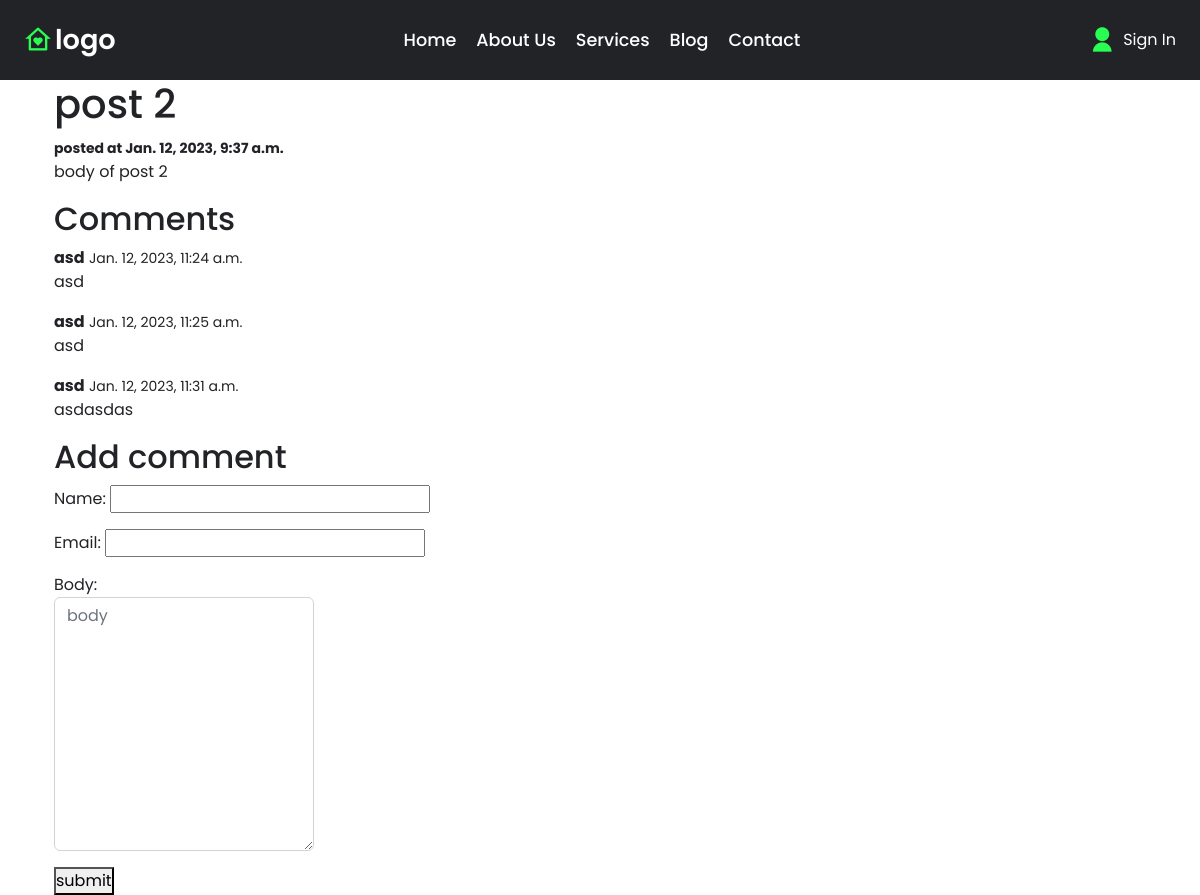
The page /post-2/ on the database its author committed.
### blog/models.py (models this page shows)
class Post (models.Model):
    title = models.CharField(max_length=255)
    slug = models.SlugField()
    intro = models.TextField()
    body = models.TextField()
    date_added = models.DateTimeField(auto_now_add=True)
    class Meta:
        ordering = ['-date_added']

class Comment(models.Model):
    post = models.ForeignKey(Post ,related_name='comments', on_delete=models.CASCADE)
    name = models.CharField(max_length=255)
    email = models.EmailField()
    body = models.TextField()
    date_added = models.DateTimeField(auto_now_add=True)
    class Meta:
        ordering = ['date_added']

### blog/views.py (the view)
# urls.py: path('<slug:slug>/',post_detail,name="post_detail"),
def post_detail(request,slug):
    post = Post.objects.get(slug=slug)
    if request.method == 'POST':
        form = CommentFrom(request.POST)
        if form.is_valid():
            comment = form.save(commit=False)
            comment.post  = post
            comment.save()
        return redirect('post_detail',slug=post.slug)
    else:
        form = CommentFrom()
    return render(request,'blog/post_detail.html',{'post':post ,'form':form})

### blog/forms.py
class CommentFrom(forms.ModelForm):
    class Meta:
        model = Comment
        fields = ['name','email','body']
        widgets = {
            'body': Textarea(attrs={
                'class': "form-control",
                'style': 'max-width: 260px;',
                'placeholder': 'body'
                })
        }

### blog/templates/blog/post_detail.html (shortened to what this page needs)
{% extends 'blog/base.html' %}
{% block content %}
    <div class="container">
        <h1 class="title" >{{ post.title }} </h1>
        <small><strong> posted at {{post.date_added}}</strong></small>
        <p>{{ post.body }}</p>
        <h2 class="subtitle" >Comments </h2>
        {% for comment in post.comments.all %}
            <article class='media'>
                <div class="media-content">
                    <div class="content">
                        <p>
                            <strong>{{ comment.name }}</strong>
                            <small>{{comment.date_added}}</small>
                            <br>
                            {{ comment.body }}
                        </p>
                    </div>
                </div>
            </article>
        {% empty %}
            <div class="notification">
                <p>No comments yet !</p>
            </div>
        {% endfor %}
        <h2 class="subtitle" >Add comment </h2>
        <form method="post" action=".">
        {{ form.as_p }}
        <div class="field">
            <div class= "control">
                <button class= "button is-success">submit</button>
            </div>
        </div>
    </div>
{% endblock  %}

### blog/templates/blog/base.html (shortened to what this page needs)
<!DOCTYPE html>
{% load static %}
<html lang="en">
<head>
    <link href="https://cdn.jsdelivr.net/npm/bootstrap@5.2.3/dist/css/bootstrap.min.css" rel="stylesheet">
    <link rel="stylesheet" type="text/css" href=" {% static 'static/style.css' %}  ">
    <link href="https://cdn.jsdelivr.net/npm/remixicon@2.5.0/fonts/remixicon.css" rel="stylesheet">
    <link rel="stylesheet" href="https://unpkg.com/boxicons@latest/css/boxicons.min.css">
</head>
<body>
    <header >
        <a href="#" class="logo"><i class="ri-home-heart-line"></i><span>logo</span></a>
        <div class="mynavbar" >
            <div><a href="#" > Home</a></div>
            <div><a href="#" > About Us</a></div>
            <div><a href="#" > Services</a></div>
            <div><a href="#" > Blog</a></div>
            <div><a href="#" > Contact</a></div>
        </div>
        <a href="#" class="user"><i class="ri-user-fill"></i>Sign In</a>
    </header>
    <div class="container">
    {% block content  %}
    {% endblock  %}
    </div>
</body>
</html>

### static/style.css (style rules this page uses)
* { padding: 0; margin:0; box-sizing: border-box; font-family: 'Poppins', sans-serif; list-style: none; }
:root { --bg-color:#222327; --text-color :#fff; --main-color:#29fd53; }
body { min-height: 100vh; background: var(--text-color); color: var(--bg-color); display: flex; flex-direction: column; }
header { background: var(--bg-color); color:var(--text-color); position: relative; width: 100%; height: 80px; top:0; right: 0; z-index: 1000; display: flex; align-items: center; justify-content: space-between; padding: 28px 12%; transition: all .50s ease; }
.logo { display: flex; align-items: center; text-decoration: none; }
.logo i { color: var(--main-color); font-size: 28px; margin-right: 3px; }
.logo span { color: var(--text-color); font-size: 1.7rem; font-weight: 600; }
.mynavbar { display: flex; align-items: center; }
.mynavbar a { color: var(--text-color); font-size: 1.1rem; font-weight: 500; padding: 5px 0; margin: 0px 10px; transition: all .50s ease; text-decoration: none; }
.user { display: flex; align-items: center; color: var(--text-color); text-decoration: none; }
.user i { color: var(--main-color); font-size: 28px; margin-right: 7px; }
@media (max-width:1280px) { header { padding: 14px 2%; transition: .2s; height: 80px; } }
@media (max-width:1280px) { .mynavbar a { padding: 5px 0; margin:0px 10px; } }

### rows shown on the page
Post: title "post 2", date_added "Jan. 12, 2023, 9:37 a.m.", body "body of post 2"
Comment: name "asd", date_added "Jan. 12, 2023, 11:24 a.m.", body "asd"
Comment: name "asd", date_added "Jan. 12, 2023, 11:25 a.m.", body "asd"
Comment: name "asd", date_added "Jan. 12, 2023, 11:31 a.m.", body "asdasdas"
